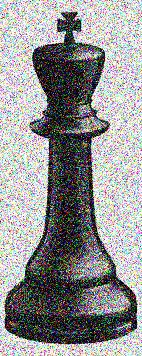
#> input picture noisy.jpg, 142 x 356 px
$ python main.py
#> lines starting #> are read from the running program, lines starting #| are printed output that depends on the picture
from matplotlib import image
import matplotlib.pyplot as plt
import numpy as np

'''
getting the image from user
'''


def get_image():
    image_data = image.imread('noisy.jpg')
#> image_data is the input picture: shape (356, 142, 3); mean R, G, B 148, 147.7, 147.8
    return image_data


if __name__ == '__main__':
    pic_data = get_image()
    size = pic_data.shape
#> size = (356, 142, 3)
    '''In this section we break the noisy matrix into three color dimensions'''
    first_dim = np.zeros((size[0], size[1]), dtype='uint8')
    second_dim = np.zeros((size[0], size[1]), dtype='uint8')
    third_dim = np.zeros((size[0], size[1]), dtype='uint8')
    for i in range(size[0]):
        for j in range(size[1]):
            first_dim[i][j] = pic_data[i][j][0]
            second_dim[i][j] = pic_data[i][j][1]
            third_dim[i][j] = pic_data[i][j][2]
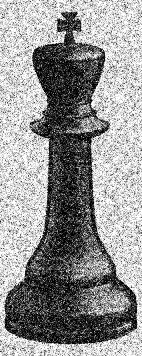
#> second_dim: shape (356, 142); min 0, max 255, mean 147.7
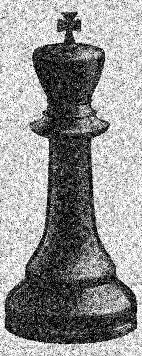
#> third_dim: shape (356, 142); min 0, max 255, mean 147.8
    '''In this section we break the matrixes into USV matrixes'''
    UG, SG, VG = np.linalg.svd(first_dim)
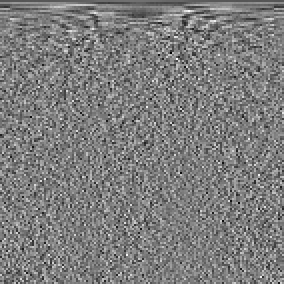
#> VG: shape (142, 142) float64 (shown 2 times larger); min -0.33, max 0.337, mean -0.000804; drawn with min black and max white
#> SG = 142 values, max 36044.5 at index 0, min 299.6 at index 141, mean 1146.6
    UR, SR, VR = np.linalg.svd(second_dim)
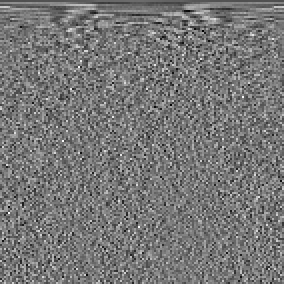
#> VR: shape (142, 142) float64 (shown 2 times larger); min -0.32, max 0.362, mean -0.000843; drawn with min black and max white
#> SR = 142 values, max 36038.1 at index 0, min 315.7 at index 141, mean 1168.6
    UB, SB, VB = np.linalg.svd(third_dim)
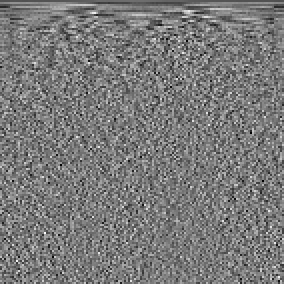
#> VB: shape (142, 142) float64 (shown 2 times larger); min -0.318, max 0.343, mean -0.00066; drawn with min black and max white
#> SB = 142 values, max 35977.5 at index 0, min 295.4 at index 141, mean 1136.2
    RG = np.zeros((UG.shape[1], VG.shape[0]), dtype='float64')
    RR = np.zeros((UR.shape[1], VR.shape[0]), dtype='float64')
    RB = np.zeros((UB.shape[1], VB.shape[0]), dtype='float64')
    '''In this section we delete the noises by making diameter after k = 18'''
    changed_G = np.diag(SG[:18])
    changed_R = np.diag(SR[:18])
    changed_B = np.diag(SB[:18])
    for i in range(RG.shape[0]):
        for j in range(RG.shape[1]):
            if i == j and i < 18:
                RG[i][j] = changed_G[i][j]
                RR[i][j] = changed_R[i][j]
                RB[i][j] = changed_B[i][j]
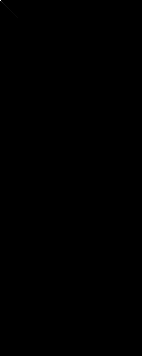
#> RB: shape (356, 142) float64; min 0, max 35977.5, mean 1.5; drawn with min black and max white
    Main_Matrix1 = UG.dot(RG).dot(VG)
    Main_Matrix2 = UR.dot(RR).dot(VR)
    Main_Matrix3 = UB.dot(RB).dot(VB)
    Main_Matrix = np.zeros((size[0], size[1], 3), dtype='uint8')
    '''make the matrix with new S again'''
    for i in range(Main_Matrix1.shape[0]):
        for j in range(Main_Matrix1.shape[1]):
            Main_Matrix[i][j][0] = Main_Matrix1[i][j]
            Main_Matrix[i][j][1] = Main_Matrix2[i][j]
            Main_Matrix[i][j][2] = Main_Matrix3[i][j]
    plt.imshow(Main_Matrix)
    plt.show()
    plt.imsave('path.jpeg', Main_Matrix)
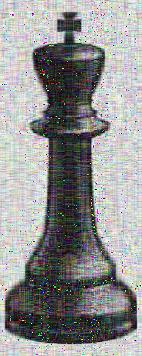
#> saved as path.jpeg: shape (356, 142, 3); mean R, G, B 147.1, 147, 147
